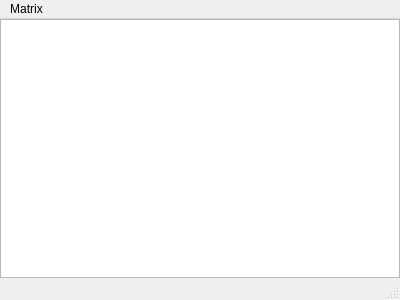
<?xml version="1.0" encoding="UTF-8"?>
<ui version="4.0">
 <class>MainWindow</class>
 <widget class="QMainWindow" name="MainWindow">
  <property name="geometry">
   <rect>
    <x>0</x>
    <y>0</y>
    <width>400</width>
    <height>300</height>
   </rect>
  </property>
  <property name="windowTitle">
   <string>Native Chat</string>
  </property>
  <widget class="QWidget" name="centralWidget">
   <layout class="QVBoxLayout" name="verticalLayout">
    <property name="leftMargin">
     <number>0</number>
    </property>
    <property name="topMargin">
     <number>0</number>
    </property>
    <property name="rightMargin">
     <number>0</number>
    </property>
    <property name="bottomMargin">
     <number>0</number>
    </property>
    <item>
     <widget class="QListWidget" name="room_list">
      <property name="verticalScrollMode">
       <enum>QAbstractItemView::ScrollPerPixel</enum>
      </property>
      <property name="horizontalScrollMode">
       <enum>QAbstractItemView::ScrollPerPixel</enum>
      </property>
     </widget>
    </item>
   </layout>
  </widget>
  <widget class="QMenuBar" name="menu_bar">
   <property name="geometry">
    <rect>
     <x>0</x>
     <y>0</y>
     <width>400</width>
     <height>22</height>
    </rect>
   </property>
   <widget class="QMenu" name="menu_matrix">
    <property name="title">
     <string>Matrix</string>
    </property>
    <addaction name="action_log_out"/>
    <addaction name="separator"/>
    <addaction name="action_quit"/>
   </widget>
   <addaction name="menu_matrix"/>
  </widget>
  <widget class="QStatusBar" name="status_bar"/>
  <action name="action_log_out">
   <property name="icon">
    <iconset theme="system-log-out">
     <normaloff>.</normaloff>.</iconset>
   </property>
   <property name="text">
    <string>Log Out</string>
   </property>
  </action>
  <action name="action_quit">
   <property name="icon">
    <iconset theme="application-exit">
     <normaloff>.</normaloff>.</iconset>
   </property>
   <property name="text">
    <string>&amp;Quit</string>
   </property>
  </action>
 </widget>
 <layoutdefault spacing="6" margin="11"/>
 <resources/>
 <connections/>
</ui>
